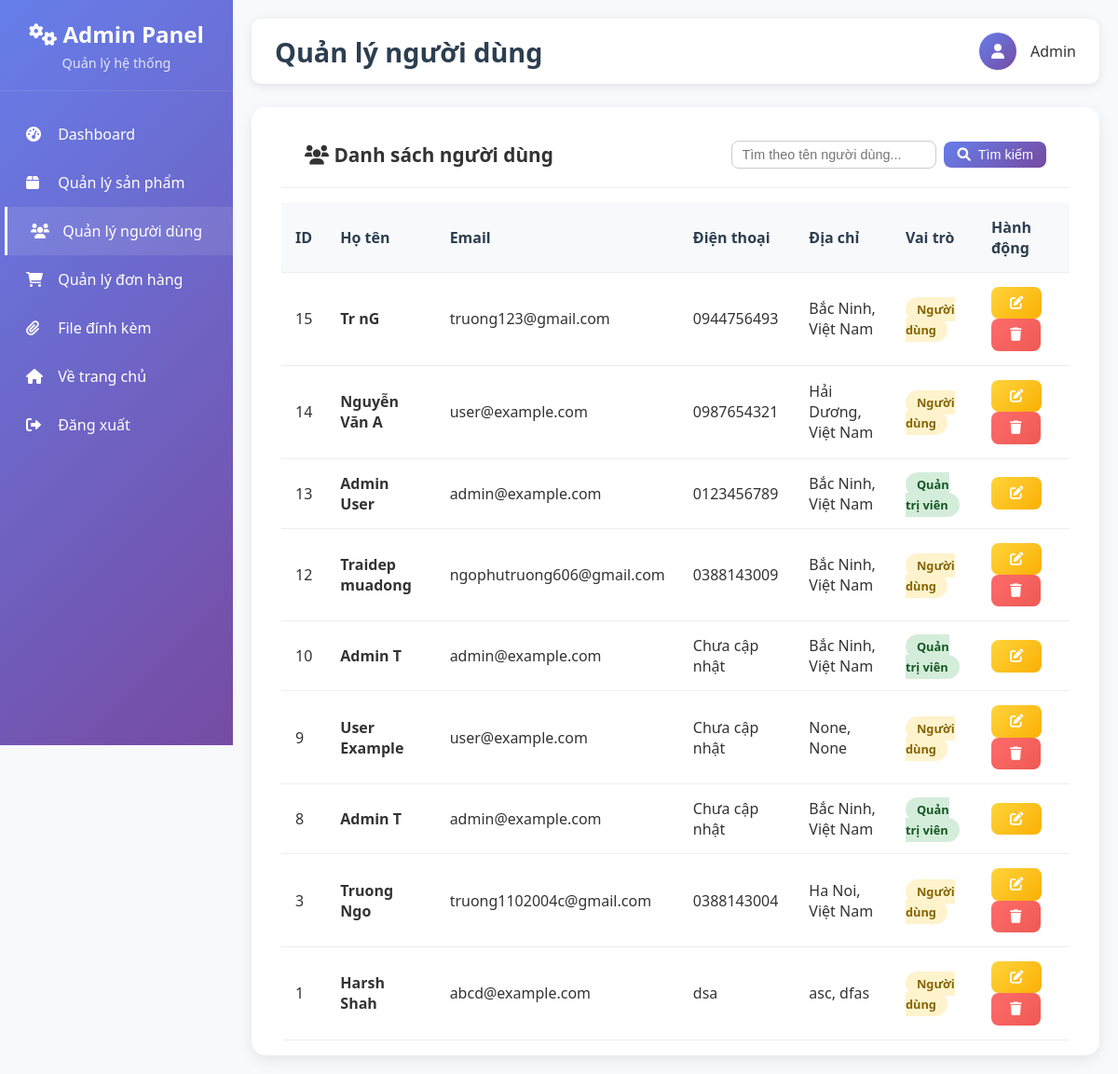
/admin/users (signed in), run on the app's committed database.
### tables this page shows
CREATE TABLE users 
		(userId INTEGER PRIMARY KEY, 
		password TEXT,
		email TEXT,
		firstName TEXT,
		lastName TEXT,
		address1 TEXT,
		address2 TEXT,
		zipcode TEXT,
		city TEXT,
		state TEXT,
		country TEXT, 
		phone TEXT
		, is_admin INTEGER DEFAULT 0, role TEXT DEFAULT 'user');

### routes/admin_routes.py (the view)
@admin_bp.route('/users')
@admin_required
def list_users():
    search_name = request.args.get('search_name', '').strip()
    sql = '''SELECT userId, email, firstName, lastName, phone, city, country, role
             FROM users'''
    params = []
    if search_name:
        sql += ' WHERE firstName LIKE ? OR lastName LIKE ?'
        like_pattern = f'%{search_name}%'
        params.extend([like_pattern, like_pattern])
    sql += ' ORDER BY userId DESC'
    try:
        with get_db_connection() as conn:
            cur = conn.cursor()
            cur.execute(sql, params)
            users = cur.fetchall()
        return render_template('admin/list_users.html', users=users, search_name=search_name)
    except Exception as e:
        flash(f"Lỗi khi tải danh sách người dùng: {str(e)}")
        return render_template('admin/list_users.html', users=[], search_name=search_name)

### app.py (called while the page is built)
def create_app():
    app = Flask(__name__)
    app.config.from_object(Config)
    if not os.path.exists(app.config['UPLOAD_FOLDER']):
        os.makedirs(app.config['UPLOAD_FOLDER'])
    register_blueprints(app)
    @app.context_processor
    def inject_template_vars():
        return {
            'url_for': url_for_wrapper
        }
    return app

def url_for_wrapper(endpoint, **values):
    from flask import url_for as flask_url_for
    route_mapping = {
        'root': 'main.root',
        'logout': 'auth.logout',
        'loginForm': 'auth.loginForm',
        'cart': 'cart.cart',
        'profileHome': 'profile.profileHome',
        'search': 'search.search',  # Map search route
        'displayCategory': 'search.search_by_category'  # Map category display
    }
    mapped_endpoint = route_mapping.get(endpoint, endpoint)
    try:
        return flask_url_for(mapped_endpoint, **values)
    except:
        try:
            return flask_url_for(endpoint, **values)
        except:
            return '#'

### routes/admin_routes.py (called while the page is built)
def is_admin(email):
    try:
        with get_db_connection() as conn:
            cur = conn.cursor()
            cur.execute("SELECT role FROM users WHERE email = ?", (email,))
            result = cur.fetchone()
            return result and result[0] == 'admin'
    except:
        return False

def admin_required(f):
    @wraps(f)
    def decorated_function(*args, **kwargs):
        if 'email' not in session:
            flash("Vui lòng đăng nhập để truy cập trang này.")
            return redirect(url_for('auth.loginForm'))
        if not is_admin(session['email']):
            flash("Bạn không có quyền truy cập trang này!")
            return redirect(url_for('main.root'))
        return f(*args, **kwargs)
    return decorated_function

### utils/database.py (called while the page is built)
@contextmanager
def get_db_connection():
    conn = sqlite3.connect(Config.DATABASE_PATH)
    try:
        yield conn
    except Exception as e:
        conn.rollback()
        raise e
    finally:
        conn.close()

### templates/admin/list_users.html (shortened to what this page needs)
{% extends "admin/base.html" %}
{% block page_title %}Quản lý người dùng{% endblock %}
{% block content %}
<div class="content-card" style="padding: 1rem 2rem;">
    <div class="card-header" style="display: flex; justify-content: space-between; align-items: center;">
        <h3><i class="fas fa-users"></i> Danh sách người dùng</h3>
        <form method="get" style="display: flex; align-items: center; gap: 0.5rem;">
            <input
                type="text"
                name="search_name"
                placeholder="Tìm theo tên người dùng..."
                value="{{ search_name|default('') }}"
                style="padding: 6px 10px; border: 1px solid #ccc; border-radius: 0.5rem; width: 220px; font-size: 0.9rem;"
                aria-label="Tìm theo tên người dùng" />
            <button type="submit" class="btn btn-primary" style="padding: 6px 14px;">
                <i class="fas fa-search"></i> Tìm kiếm
            </button>
        </form>
    </div>
    <div class="table-container" style="margin-top: 1rem;">
        <table>
            <thead>
                <tr>
                    <th>ID</th>
                    <th>Họ tên</th>
                    <th>Email</th>
                    <th>Điện thoại</th>
                    <th>Địa chỉ</th>
                    <th>Vai trò</th>
                    <th>Hành động</th>
                </tr>
            </thead>
            <tbody>
                {% for user in users %}
                <tr>
                    <td>{{ user[0] }}</td>
                    <td>
                        <strong>{{ user[2] }} {{ user[3] }}</strong>
                    </td>
                    <td>{{ user[1] }}</td>
                    <td>{{ user[4] or 'Chưa cập nhật' }}</td>
                    <td>{{ user[5] }}, {{ user[6] }}</td>
                    <td>
                        <span class="status-badge {% if user[7] == 'admin' %}status-completed{% else %}status-pending{% endif %}">
                            {{ 'Quản trị viên' if user[7] == 'admin' else 'Người dùng' }}
                        </span>
                    </td>
                    <td>
                        <a href="{{ url_for('admin.edit_user', userId=user[0]) }}"
                           class="btn btn-warning" style="margin-right: 5px;">
                            <i class="fas fa-edit"></i>
                        </a>
                        {% if user[7] != 'admin' %}
                        <form method="post" action="{{ url_for('admin.delete_user', userId=user[0]) }}"
                              style="display: inline;" onsubmit="return confirm('Bạn có chắc muốn xóa người dùng này?');">
                            <button type="submit" class="btn btn-danger">
                                <i class="fas fa-trash"></i>
                            </button>
                        </form>
                        {% endif %}
                    </td>
                </tr>
                {% endfor %}
            </tbody>
        </table>
    </div>
</div>
{% endblock %}

### templates/admin/base.html (style rules this page uses)
* { margin: 0; padding: 0; box-sizing: border-box; }
body { font-family: 'Segoe UI', Tahoma, Geneva, Verdana, sans-serif; background-color: #f8f9fa; color: #333; }
.content-card { background: white; border-radius: 15px; box-shadow: 0 5px 15px rgba(0,0,0,0.08); overflow: hidden; }
.card-header { padding: 20px 25px; border-bottom: 1px solid #eee; display: flex; justify-content: between; align-items: center; }
.card-header h3 { font-size: 1.3rem; font-weight: 600; }
.btn { padding: 10px 20px; border: none; border-radius: 8px; cursor: pointer; text-decoration: none; display: inline-flex; align-items: center; gap: 8px; font-size: 0.9rem; transition: all 0.3s ease; }
.btn-primary { background: linear-gradient(135deg, #667eea 0%, #764ba2 100%); color: white; }
.btn-danger { background: linear-gradient(135deg, #ff6b6b 0%, #ee5a52 100%); color: white; }
.btn-warning { background: linear-gradient(135deg, #ffd43b 0%, #fab005 100%); color: white; }
.table-container { overflow-x: auto; }
table { width: 100%; border-collapse: collapse; }
th, td { padding: 15px; text-align: left; border-bottom: 1px solid #eee; }
th { background-color: #f8f9fa; font-weight: 600; color: #2c3e50; }
.status-badge { padding: 4px 12px; border-radius: 20px; font-size: 0.8rem; font-weight: 600; }
.status-pending { background: #fff3cd; color: #856404; }
.status-completed { background: #d4edda; color: #155724; }

### data on the page
users: userId "15", firstName "Tr", lastName "nG", email "truong123@gmail.com", phone "0944756493", city "Bắc Ninh", country "Việt Nam", role "Người dùng"
users: userId "14", firstName "Nguyễn", lastName "Văn A", email "user@example.com", phone "0987654321", city "Hải Dương", country "Việt Nam", role "Người dùng"
users: userId "13", firstName "Admin", lastName "User", email "admin@example.com", phone "0123456789", city "Bắc Ninh", country "Việt Nam", role "Quản trị viên"
users: userId "12", firstName "Traidep", lastName "muadong", email "ngophutruong606@gmail.com", phone "0388143009", city "Bắc Ninh", country "Việt Nam", role "Người dùng"
users: userId "10", firstName "Admin", lastName "T", email "admin@example.com", phone "Chưa cập nhật", city "Bắc Ninh", country "Việt Nam", role "Quản trị viên"
users: userId "9", firstName "User", lastName "Example", email "user@example.com", user "Chưa cập nhật", user "None", role "Người dùng"
users: userId "8", firstName "Admin", lastName "T", email "admin@example.com", phone "Chưa cập nhật", city "Bắc Ninh", country "Việt Nam", role "Quản trị viên"
users: userId "3", firstName "Truong", lastName "Ngo", email "truong1102004c@gmail.com", phone "0388143004", city "Ha Noi", country "Việt Nam", role "Người dùng"
users: userId "1", firstName "Harsh", lastName "Shah", email "abcd@example.com", phone "dsa", city "asc", country "dfas", role "Người dùng"
